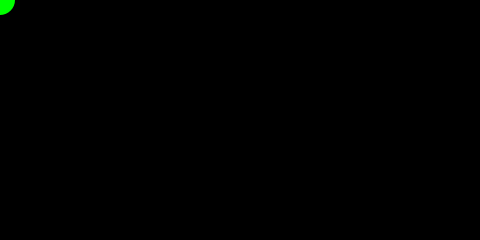
Frame 1 (no input)
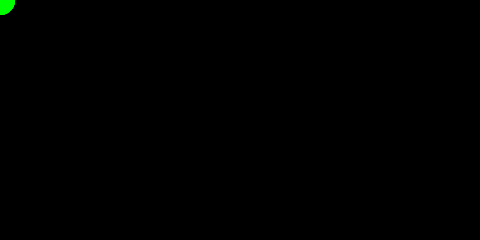
Frame 60 (the mouse pressed at the canvas centre just before this capture)
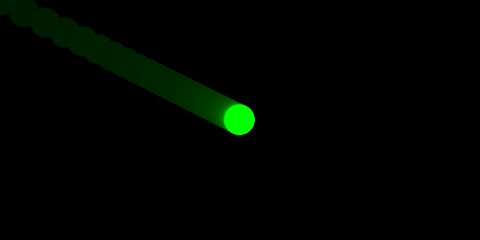
Frame 120 (the mouse held since frame 60 and released just before this capture)

The Processing sketch that drew these frames (run headless with seeded random() and noise(); from frame 60 on, the mouse is pressed at the canvas centre):

// Processing sketch: fade
// ── fade.pde
float x, y;
void setup() {
  size(480, 240);
  background(0);
  x = mouseX;
  y = mouseY;
  frameRate(60);
}

void draw() {
  //fill black, with some alpha, so that existing image fades away gradually
  fill(0, 10);
  noStroke();
  rect(0, 0, width, height);

  fill(0, 255, 0);
  float easing = 0.1;
  x += easing * (mouseX - x);
  y += easing * (mouseY - y);
  ellipse(x, y, 30, 30);
}
